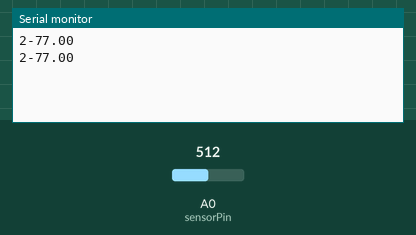
This sketch was run on a simulated Arduino Uno, built with avr-gcc and run on an emulated ATmega328P. Shown: the last lines printed to the serial monitor. The test bench sets the inputs (shaded band); at power-on: A0 (sensorPin) = 512.

Above: at 6.2 s.
6.3 s: A0 (sensorPin) set to 0
At 7.7 s:
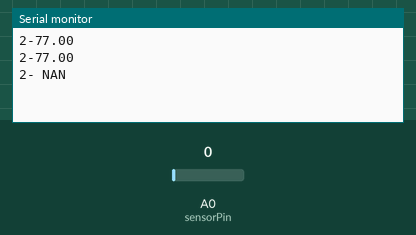
9.3 s: A0 (sensorPin) set to 122
At 10.9 s:
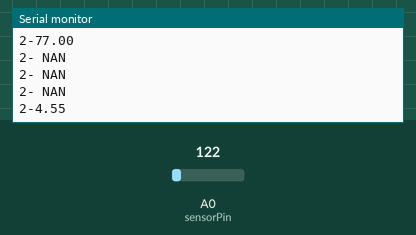

Measured:
- after the input at 6.3 s, the serial monitor: prints a new line after 0.72 s (image 1)
- after the input at 9.3 s, the serial monitor: prints a new line after 0.74 s (image 2)

The sketch:

Challenge_2_Arduino.ino
```cpp
// (licence header left out)
#include <math.h>
#include <SoftwareSerial.h>

long idNumber;
SoftwareSerial XBee(2,3);
int tempRead = A0;
const int sensorPin = A0;
int sensorMin = 0;
int sensorMax = 1023;
int sensorValue = 0;


void setup(void) {
  Serial.begin(9600);
  XBee.begin(9600);
  pinMode(A0, INPUT);
  randomSeed(analogRead(1));
  idNumber = 2;

  while (millis() < 5000) {
    sensorValue = analogRead(sensorPin);
    if (sensorValue > sensorMax) {
      sensorMax = sensorValue;
    }
    else if (sensorValue < sensorMin) {
      sensorMin = sensorValue;
    }
  }
}

double Thermister(int RawADC) {
  double Temp;
  // See http://en.wikipedia.org/wiki/Thermistor for explanation of formula
  Temp = log(((10240000/RawADC) - 10000));
  //Serial.print(RawADC);
  Temp = 1 / (0.001129148 + (0.000234125 * Temp) + (0.0000000876741 * Temp * Temp * Temp));
  Temp = Temp - 273.15;           // Convert Kelvin to Fahrenheit
  return Temp;
}

void tempnum() {
  double ftemp;
  sensorValue = analogRead(sensorPin);
  sensorValue = map(sensorValue, sensorMin, sensorMax, 0, 1023);
  sensorValue = constrain(sensorValue, 0, 1023);
  double temp = Thermister(sensorValue);
  ftemp = (temp * 1.8) + 32.0;
  //String reading = String(idNumber) + String("-") + String(ftemp) + String(" \n");
  String reading = String(idNumber) + String("-") + String(ftemp) + String("\n");
  Serial.print(reading);
  XBee.write(reading.c_str());
}

void loop(void) {
  tempnum();
  delay(1000);
}
```
